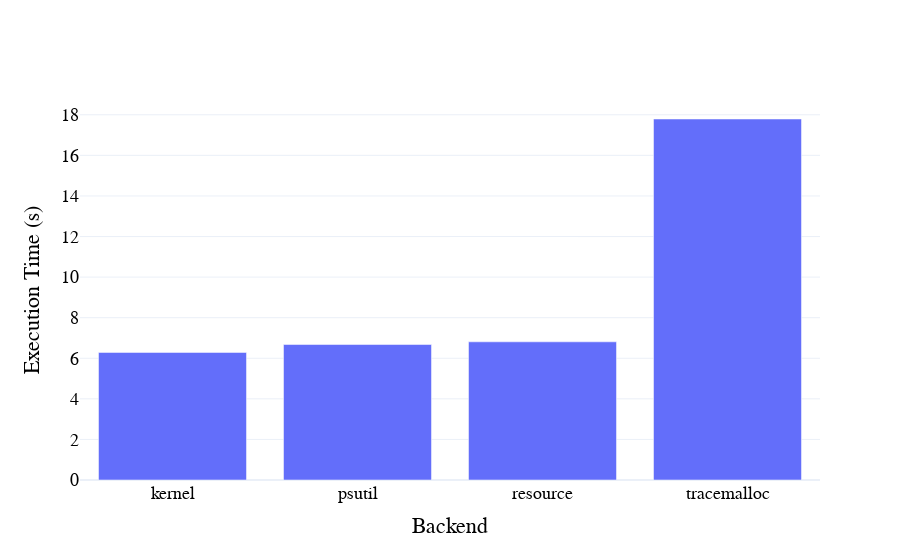

Write notebook code for a chart like this one.
### Code cell
import plotly.graph_objects as go

sorted_profile_execution_time = sorted(profile_execution_time, key=lambda x: x[2])
x_values_execution = [item[0] for item in sorted_profile_execution_time]
y_values_execution = [item[2] / 1000 for item in sorted_profile_execution_time]

fig2 = go.Figure()
fig2.add_trace(go.Bar(x=x_values_execution, y=y_values_execution))

fig2.update_layout(
    xaxis_title="Backend",
    yaxis_title="Execution Time (s)",
    font=dict(family="Courier New, monospace", size=18, color="Black"),
    template="plotly_white"
)

fig1.write_image(f'{OUTPUT_DIR}/execution-time-for-backend.pdf', format="pdf", engine="kaleido")
fig2.show()

### Figure 1 — Plotly figure (JSON) as saved in the notebook; plotly's stock layout.template omitted (floating-point values rounded to 4 significant figures)
{"data": [{"type": "bar", "x": ["kernel", "psutil", "resource", "tracemalloc"], "y": [6.287, 6.677, 6.81, 17.79]}], "layout": {"autosize": true, "font": {"color": "Black", "family": "Courier New, monospace", "size": 18}, "xaxis": {"autorange": true, "range": [-0.5, 3.5], "title": {"text": "Backend"}, "type": "category"}, "yaxis": {"autorange": true, "range": [0, 18.73], "title": {"text": "Execution Time (s)"}, "type": "linear"}}}
